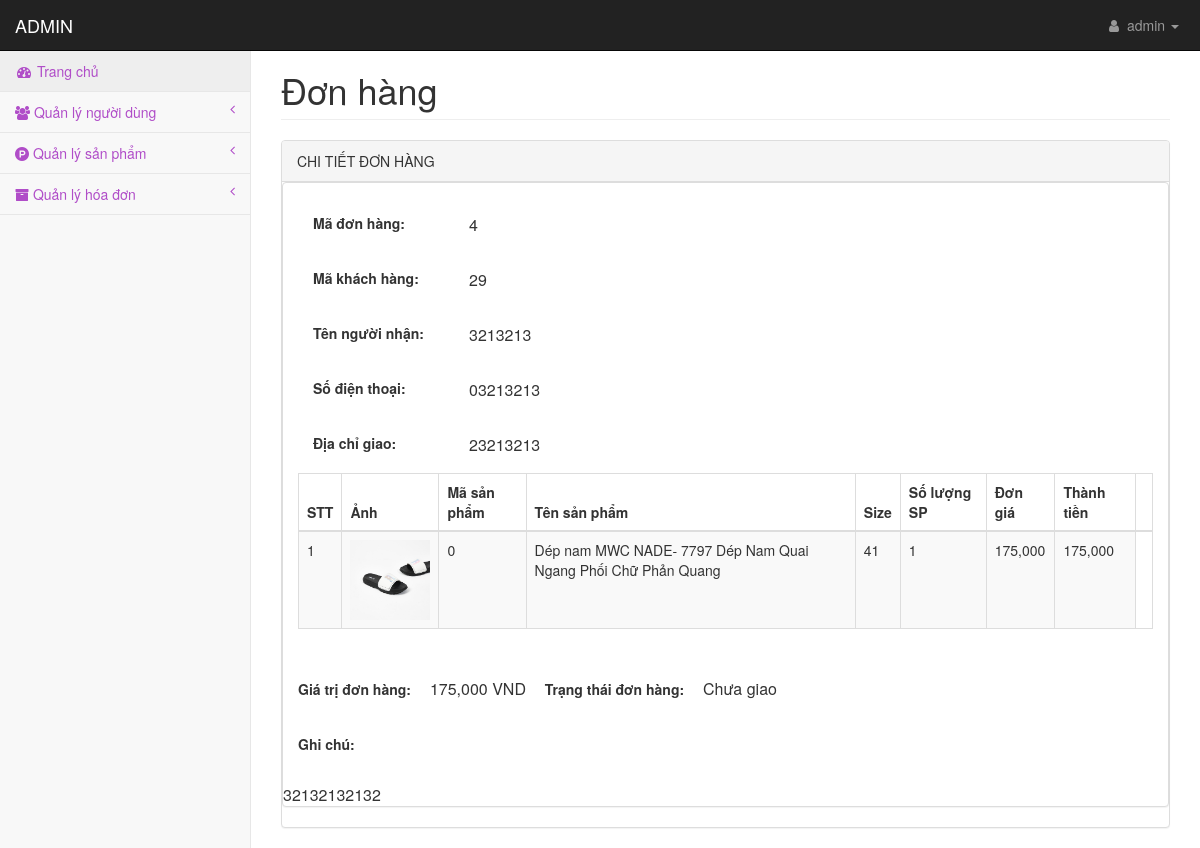
The app's page /admin/pages/chitietdonhang.php?maDonHang=4 (signed in), older data.
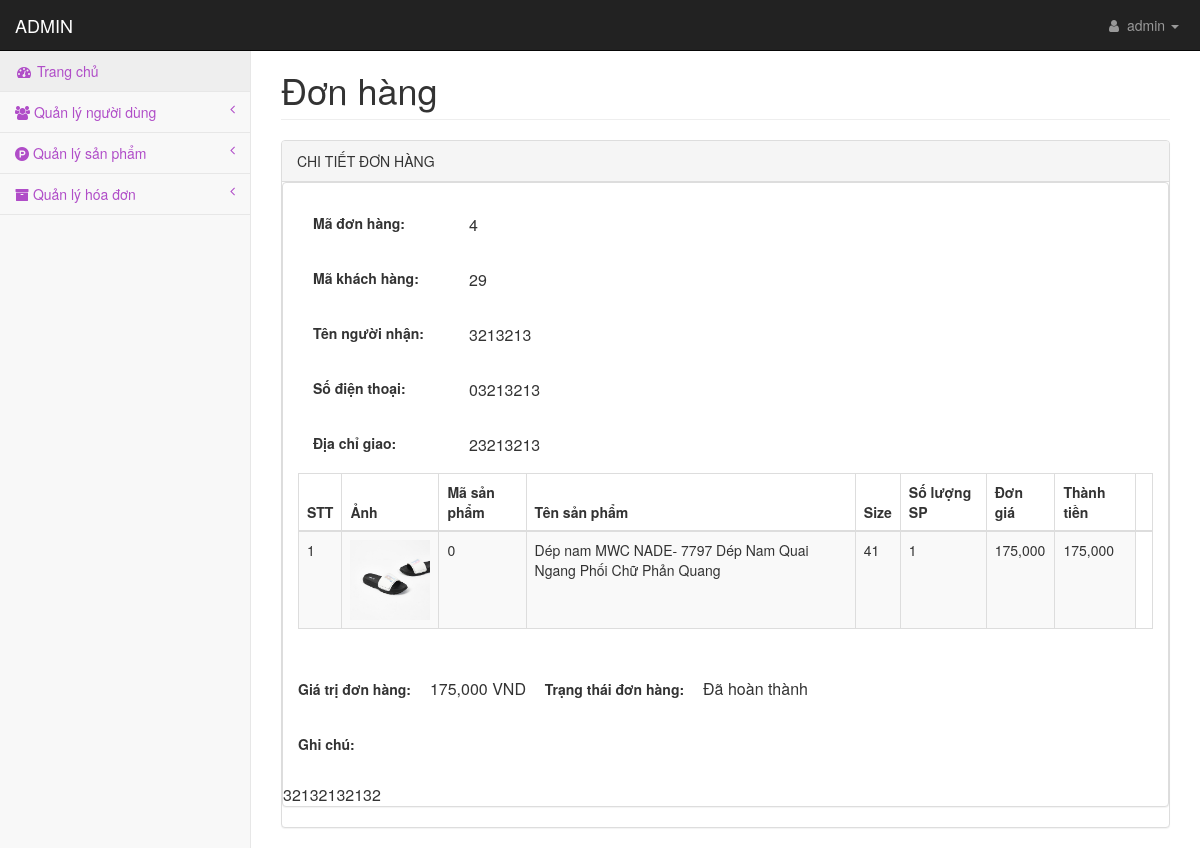
The same page, newer data.
### tables this page shows
CREATE TABLE `tbl_donhang` (
  `maDonHang` int(10) NOT NULL,
  `maKhachHang` int(10) DEFAULT NULL,
  `ngayLapDH` date NOT NULL,
  `tongTienDH` int(10) NOT NULL,
  `trangThaiDH` varchar(20) NOT NULL
);

CREATE TABLE `tbl_chitietdonhang` (
  `IDCTDH` int(11) NOT NULL,
  `maDonHang` int(11) NOT NULL,
  `tenNguoiNhan` varchar(255) NOT NULL,
  `sdtKH` int(11) NOT NULL,
  `ghiChuCuaKhachhang` varchar(255) NOT NULL,
  `maSanPham` int(11) NOT NULL,
  `tenSanPham` varchar(255) NOT NULL,
  `soLuongSP` int(11) NOT NULL,
  `sizeSanPham` int(11) NOT NULL,
  `giaSanPham` int(11) NOT NULL,
  `mieuTaSP` varchar(255) NOT NULL,
  `hinhAnhSP` varchar(255) NOT NULL,
  `diachi` varchar(255) NOT NULL
);

### lib/session.php (called while the page is built, shortened)
<?php
class Session{
 public static function get($key){
    if (isset($_SESSION[$key])) {
     return $_SESSION[$key];
    } else {
     return false;
    }
 }
}
?>

### admin/lib/database.php (called while the page is built, shortened)
<?php
Class Database{
   public $host   = DB_HOST;
   public $user   = DB_USER;
   public $pass   = DB_PASS;
   public $dbname = DB_NAME;
   public $link;
private function connectDB(){
   $this->link = new mysqli($this->host, $this->user, $this->pass,
    $this->dbname);
 }
public function select($query){
  $result = $this->link->query($query) or
   die($this->link->error.__LINE__);
  if($result->num_rows > 0){
    return $result;
  } else {
    return false;
  }
 }
}

### admin/classes/donhang.php (called while the page is built, shortened)
<?php
    require_once '../lib/database.php';
?>
<?php
    class donhang
    {
        private $db;
        public function __construct()
        {
            $this->db = new Database();
        }
        public function show_chitietdonhang($id)
        {
            $query = "SELECT * FROM tbl_donhang, tbl_chitietdonhang WHERE tbl_donhang.maDonHang = tbl_chitietdonhang.maDonHang AND tbl_donhang.maDonHang = '$id' ";
            $result = $this->db->select($query);
            return $result;
        }
    }
?>

### admin/pages/chitietdonhang.php (the view, shortened to what the changed rows need)
<?php
    include 'header.php';
?>
<?php  include_once '../classes/donhang.php' ?>
<?php
    $donhang = new donhang();
    if (!isset($_GET['maDonHang']) || $_GET['maDonHang'] == ''){
        echo "<script>'window.location = 'orders.php'</script>";
    }else{
        $id = $_GET['maDonHang'];
        $infoDH = $donhang->show_chitietdonhang($id);
    }
?>
            <div id="page-wrapper">
                <div class="container-fluid">
                    <div class="row">
                        <div class="col-lg-12">
                            <h1 class="page-header" >Đơn hàng</h1>
                        </div>
                    </div>
                    <div class="row">
                        <div class="col-lg-12">
                            <div class="panel panel-default">
                                <div class="panel panel-default">
                        <div class="panel-body">
                            <?php
                                $resultDH = $infoDH->fetch_assoc();
                             ?>
                            <form action="" method="POST" enctype="multipart/form-data" name="formUser" onsubmit="return validationForm()">
                                <table style="width: 100%;">
                                <tr>
                                    <td>
                                       <h5 style="font-size: 16px;"><?php echo $resultDH['maDonHang'] ?></h5>
                                    </td>
                                </tr>
                                <tr>
                                    <td>
                                        <h5 style="font-size: 16px;"><?php echo $resultDH['maKhachHang'] ?></h5>
                                    </td>
                                </tr>
                                <tr>
                                    <td>
                                        <h5 style="font-size: 16px;"><?php echo $resultDH['tenNguoiNhan'] ?></h5>
                                    </td>
                                </tr>
                                <tr>
                                    <td>
                                       <h5 style="font-size: 16px;">0<?php echo $resultDH['sdtKH'] ?></h5>
                                    </td>
                                </tr>
                                <tr>
                                    <td>
                                        <h5 style="font-size: 16px;"><?php echo $resultDH['diachi'] ?></h5>
                                    </td>
                                </tr>
                                <tr>
                                <div class="table-responsive">
                                        <table class="table table-striped table-bordered table-hover" id="dataTables-example">
                                            <thead>
                                                <tr>
                                                    <th>STT</th>
                                                    <th>Ảnh</th>
                                                    <th>Mã sản phẩm</th>
                                                    <th>Tên sản phẩm</th>
                                                    <th>Size</th>
                                                    <th>Số lượng SP</th>
                                                    <th>Đơn giá</th>
                                                    <th>Thành tiền</th>
                                                     <th></th>
                                                </tr>
                                            </thead>
                                        </table>
                                </div>
                                </tr>
                                <tr>
                                    <td>
                                        <span style="font-size: 16px;"><?php echo number_format($resultDH['tongTienDH']) ?> VND</span>
                                    </td>
                                </tr>
                                    <td class="tabLabel">
                                        <label class="labelAddProduct"> Trạng thái đơn hàng:  </label>
                                        <span style="font-size: 16px;"><?php echo $resultDH['trangThaiDH'] ?></span>
                                    </td>
                                 <tr>
                                    <td>
                                        <span style="font-size: 16px;"><?php echo $resultDH['ghiChuCuaKhachhang'] ?></span>
                                    </td>
                                </tr>
                                 </table>
                            </form>
                         </div>
                            </div>
                        </div>
                    </div>
                                </div>
                            </div>
                        </div>
                    </div>
    </body>
</html>

### admin/pages/header.php (shortened to what the changed rows need)
<?php
    include '../../lib/session.php';
?>
<?php
    include_once '../classes/customer.php';
    include_once '../classes/donhang.php';
?>
<!DOCTYPE html>
<html lang="en">
    <head>
        <link rel="stylesheet" type="text/css" href="../css/style.css">
        <link href="../css/bootstrap.min.css" rel="stylesheet">
        <link href="../css/metisMenu.min.css" rel="stylesheet">
        <link href="../css/timeline.css" rel="stylesheet">
        <link href="../css/startmin.css" rel="stylesheet">
        <link href="../css/morris.css" rel="stylesheet">
        <link rel="stylesheet" type="text/css" href="../css/jquery-ui.min.css">
        <link href="../css/font-awesome.min.css" rel="stylesheet" type="text/css">
    </head>
    <body>
        <div id="wrapper">
            <nav class="navbar navbar-inverse navbar-fixed-top" role="navigation">
                <div class="navbar-header">
                    <a class="navbar-brand" href="index.php"><?php
            if (Session::get('maVaiTro') == '1'){
                echo 'ADMIN';
            }else echo 'MANAGER';
        ?></a>
                </div>
            </nav>

Row changes from the older to the newer data that the page shows:
changed tbl_donhang: trangThaiDH "Chưa giao" → "Đã hoàn thành"
